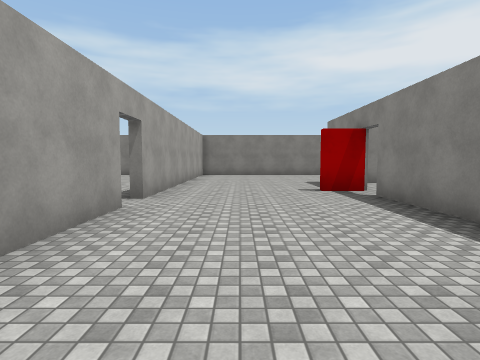
[1] (above)

24 first-person views from a walk through a scene from a Unity 3-D project. The camera is 1.5 m above the floor, tilts 4° down and sees 80° across. The floor is counted in squares, 2 m on a side. Each view is taken from the middle of a square. On the plan, view 1 faces up. The plan holds only what a view shows up to about 10 squares ahead; the rest is blank. The place goes on beyond the plan. The player character is not drawn. Door leaves are left out, so doorways stand open. Surface patterns are stand-ins for the level's own textures.

[2]
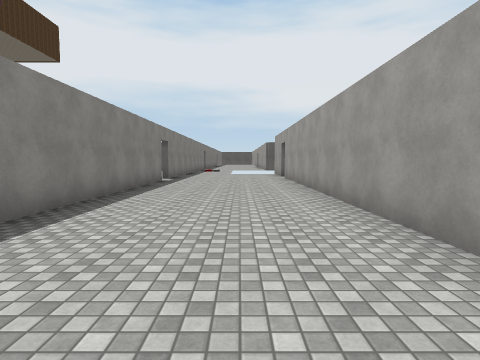

[3]
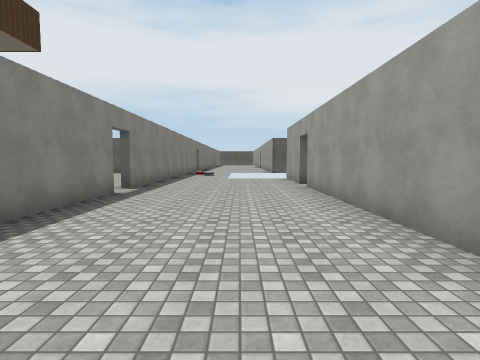

[4]
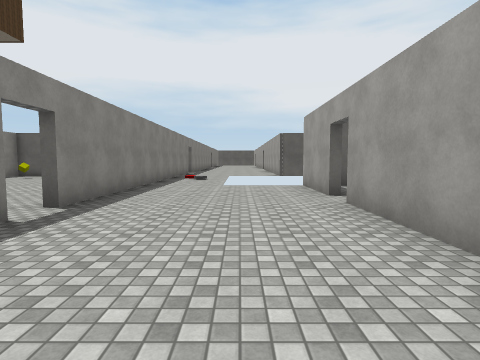

[5]
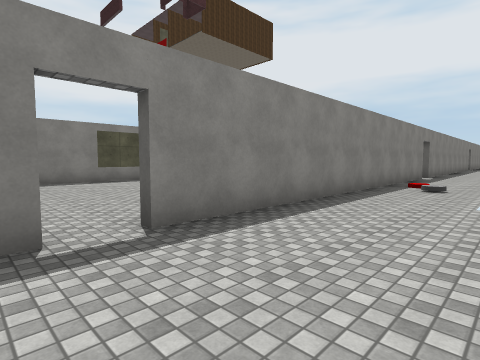

[6]
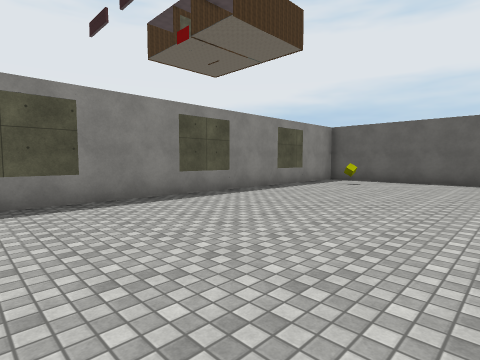

[7]
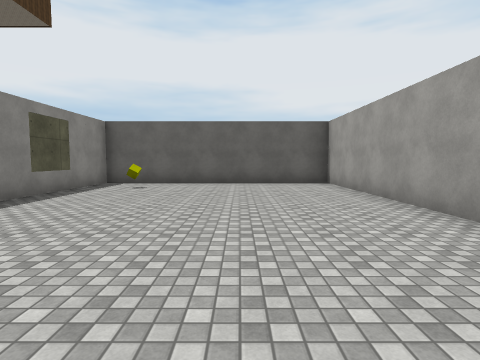

[8]
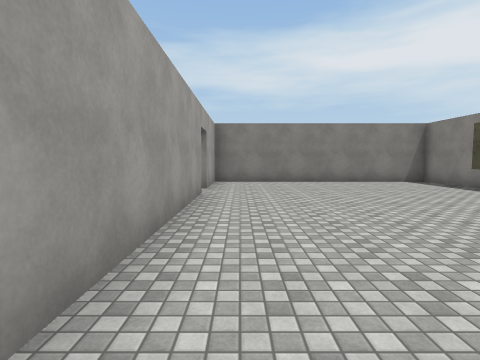

[9]
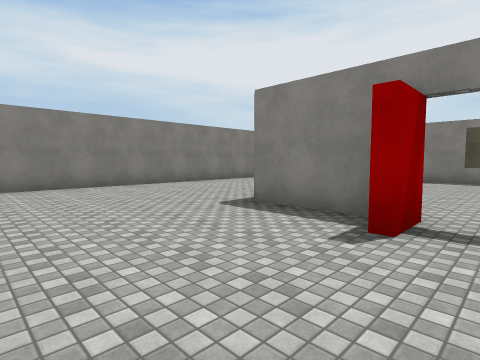

[10]
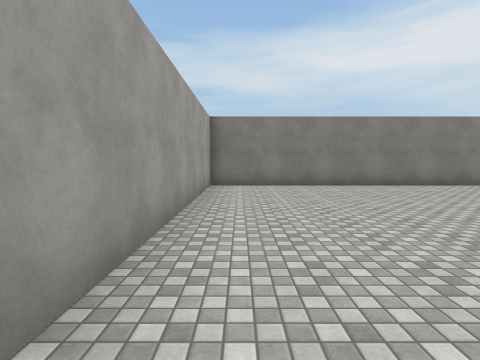

[11]
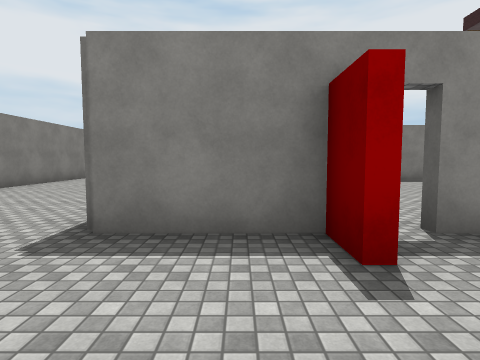

[12]
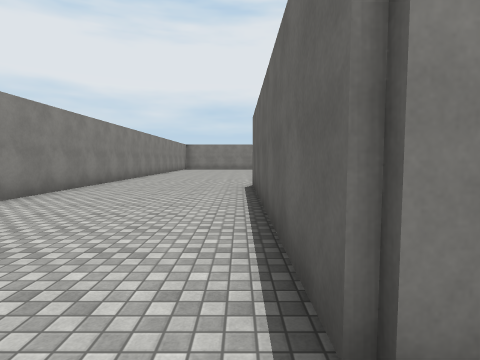

[13]
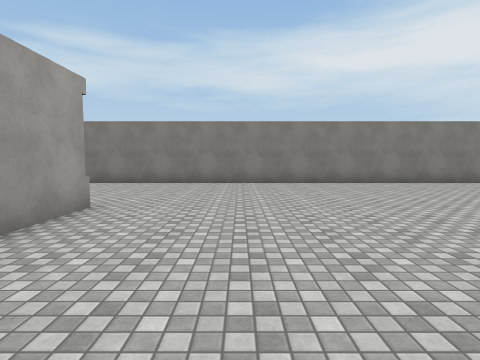

[14]
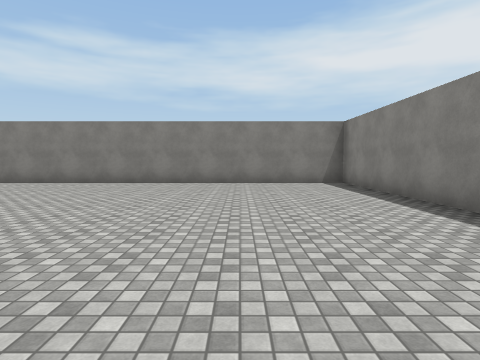

[15]
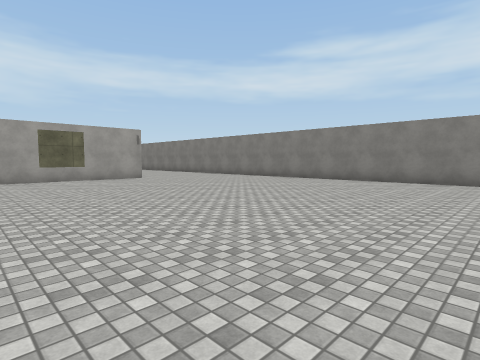

[16]
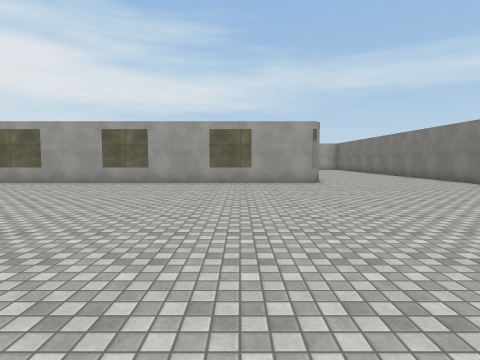

[17]
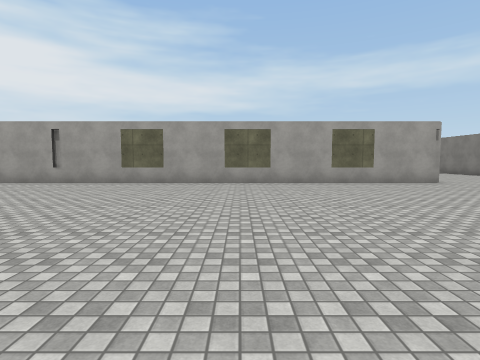

[18]
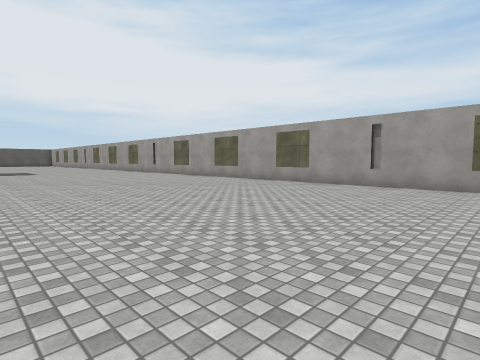

[19]
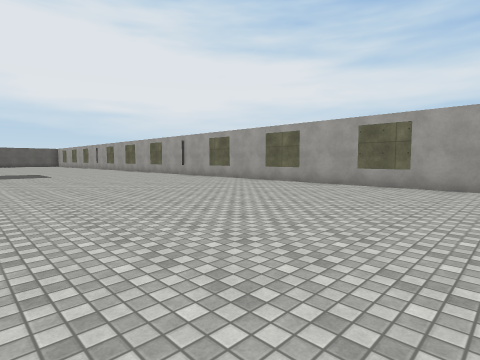

[20]
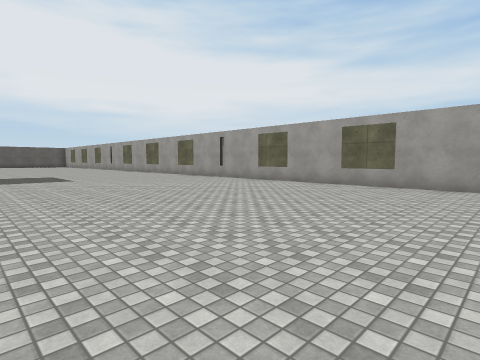

[21]
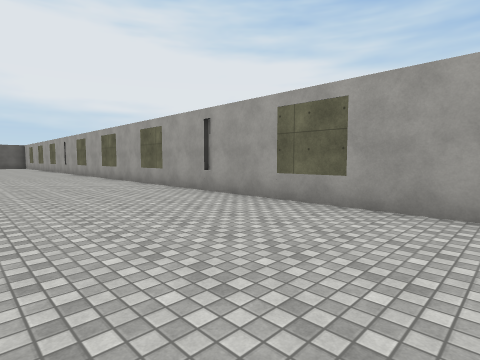

[22]
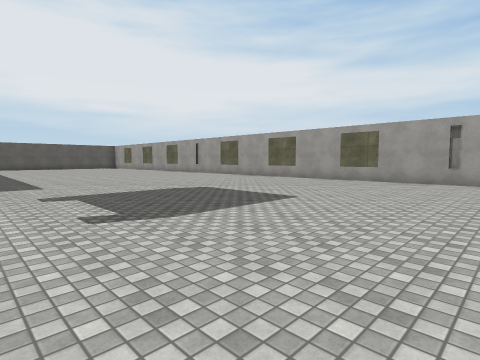

[23]
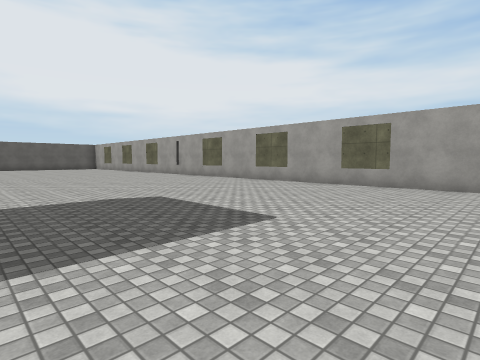

[24]
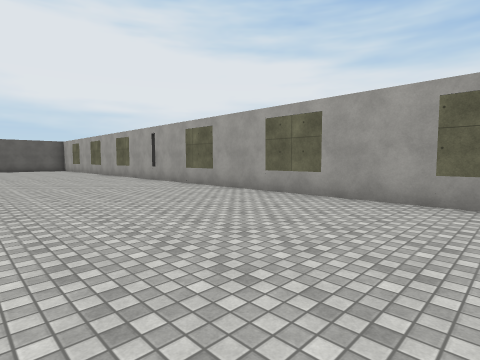

### Floor plan
Ten units are one square. View 1 is at (0, 0); x grows to the right and y downward. Boxes are objects, and circles mark ways between rooms. Rooms are numbered by the first view taken in them; rooms with no view inside come last. Other rooms are left out.
<svg viewBox="-24 -149 283 423">
<path fill="none" stroke="#000" d="M29 -34 29 -60M-19 -45 -19 70M29 56 29 -16M32 -69 20 -69M31 65 31 154 104 154 104 31 31 31 31 55M106 -98 106 269M254 -90 254 -144 -19 -144 -19 -55M20 -71 29 -71 29 -96 102 -96"/>
<rect x="85" y="135" width="10" height="10" fill="#bbb"><title>other object</title></rect>
<circle cx="25" cy="55" r="3" fill="#2a7"/>
<circle cx="5" cy="-65" r="3" fill="#2a7"/>
<text x="0" y="0">1</text>
<text x="70" y="90">2</text>
<text x="170" y="60">3</text>
</svg>
Room 1 opens to room 2. Room 1 opens to room 3.

Where each view was taken, in squares from view 1:
view 1: 0 up, 0 right, facing up
view 2: 5 up, 0 right, facing down
view 3: 1 up, 0 right, facing down
view 4: 2 down, 0 right, facing down
view 5: 5 down, 0 right, facing down-right
view 6: 5 down, 5 right, facing down-right
view 7: 6 down, 6 right, facing down
view 8: 13 down, 4 right, facing up
view 9: 6 up, 1 left, facing up-right
view 10: 6 up, 1 left, facing up
view 11: 8 up, 0 right, facing right
view 12: 10 up, 2 right, facing right
view 13: 5 up, 13 right, facing up
view 14: 5 up, 22 right, facing up
view 15: 4 up, 22 right, facing up-left
view 16: 7 up, 20 right, facing left
view 17: 3 up, 20 right, facing left
view 18: 0 up, 19 right, facing down-left
view 19: 3 down, 19 right, facing down-left
view 20: 6 down, 19 right, facing down-left
view 21: 10 down, 15 right, facing down-left
view 22: 14 down, 21 right, facing down-left
view 23: 15 down, 19 right, facing down-left
view 24: 18 down, 16 right, facing down-left
